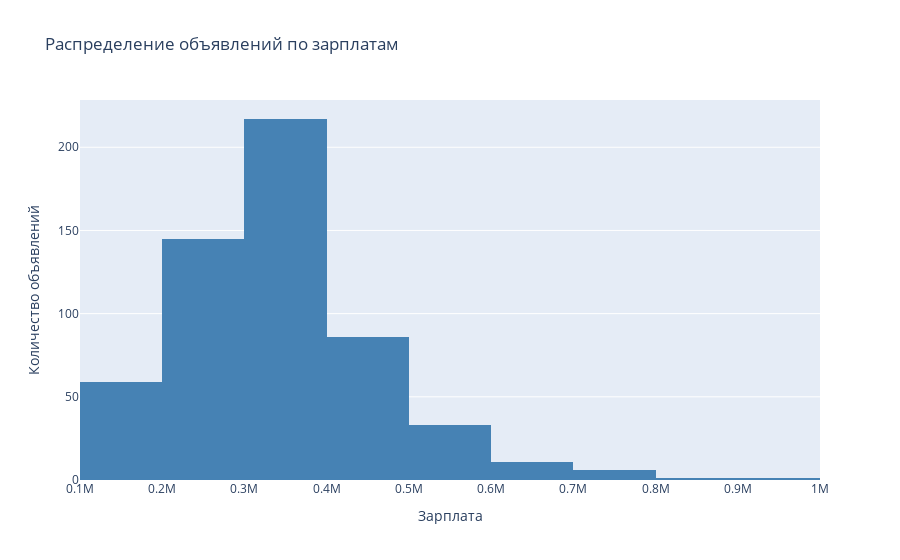

Notebook cell for this chart:
### Code cell
px.histogram(
    df[df['salary'] > 0], 
    x = 'salary_range', 
    color_discrete_sequence = ['steelblue'],
    title = 'Распределение объявлений по зарплатам'
).update_layout(
    xaxis_title='Зарплата',
    yaxis_title='Количество объявлений'
)

### Figure 1 — Plotly figure (JSON) as saved in the notebook; plotly's stock layout.template omitted (floating-point values rounded to 4 significant figures; data arrays with more than 128 entries replaced by an {"elided": "..."} marker saying what was removed)
{"data": [{"alignmentgroup": "True", "bingroup": "x", "hovertemplate": "salary_range=%{x}<br>count=%{y}<extra></extra>", "legendgroup": "", "marker": {"color": "steelblue", "pattern": {"shape": ""}}, "name": "", "offsetgroup": "", "orientation": "v", "showlegend": false, "type": "histogram", "x": {"elided": "575 int values"}, "xaxis": "x", "yaxis": "y"}], "layout": {"barmode": "relative", "legend": {"tracegroupgap": 0}, "title": {"text": "Распределение объявлений по зарплатам"}, "xaxis": {"anchor": "y", "domain": [0, 1], "title": {"text": "Зарплата"}}, "yaxis": {"anchor": "x", "domain": [0, 1], "title": {"text": "Количество объявлений"}}}}
